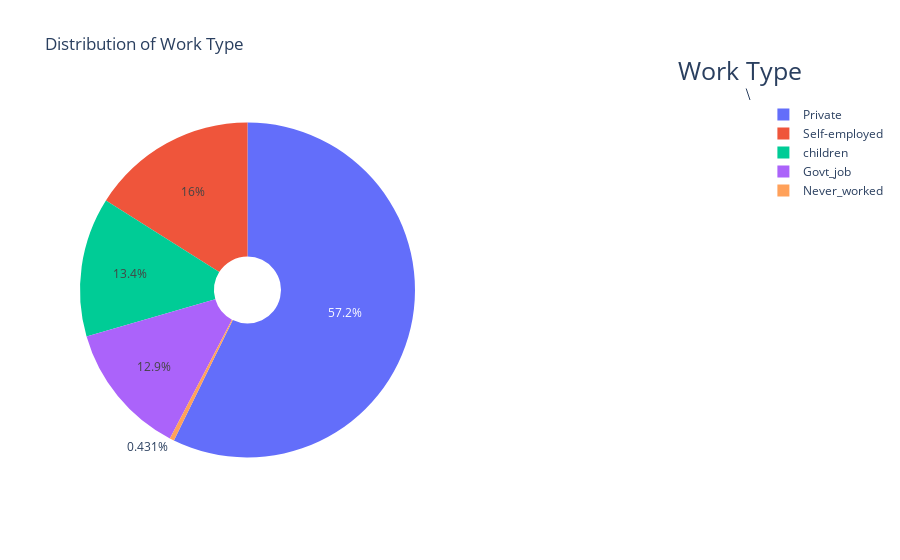

Source (notebook cell):
### Code cell
df = dataset

labels = dataset['work_type'].value_counts().index
pie1 = dataset['work_type'].value_counts().values
# figure
fig = {
  "data": [
    {
      "values": pie1,
      "labels": labels,
      "domain": {"x": [0, .5]},
      "name": "",
      "hoverinfo":"label+percent+name+value",
      "hole": .2,
      "type": "pie",
    },],
  "layout": {
        "title":"Distribution of Work Type",
        "annotations": [
            { "font": { "size": 25},
              "showarrow": True,
              "text": "Work Type",
                "x": 1,
                "y": 1,
             
            },
        ]
    }
}
iplot(fig)

### Figure 1 — Plotly figure (JSON) as saved in the notebook; plotly's stock layout.template omitted (floating-point values rounded to 4 significant figures)
{"data": [{"domain": {"x": [0, 0.5]}, "hole": 0.2, "hoverinfo": "label+percent+name+value", "labels": ["Private", "Self-employed", "children", "Govt_job", "Never_worked"], "name": "", "type": "pie", "values": [2925, 819, 687, 657, 22]}], "layout": {"annotations": [{"font": {"size": 25}, "showarrow": true, "text": "Work Type", "x": 1, "y": 1}], "title": {"text": "Distribution of Work Type"}}}
